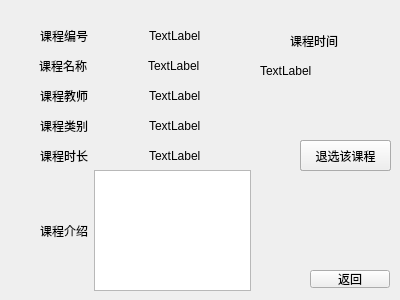
<?xml version="1.0" encoding="UTF-8"?>
<ui version="4.0">
 <class>courseBrowserWidget</class>
 <widget class="QWidget" name="courseBrowserWidget">
  <property name="geometry">
   <rect>
    <x>0</x>
    <y>0</y>
    <width>400</width>
    <height>300</height>
   </rect>
  </property>
  <property name="windowTitle">
   <string>Form</string>
  </property>
  <widget class="QPushButton" name="delButton">
   <property name="geometry">
    <rect>
     <x>300</x>
     <y>140</y>
     <width>91</width>
     <height>31</height>
    </rect>
   </property>
   <property name="text">
    <string>删除该课程</string>
   </property>
  </widget>
  <widget class="QPushButton" name="returnButton">
   <property name="geometry">
    <rect>
     <x>310</x>
     <y>270</y>
     <width>80</width>
     <height>18</height>
    </rect>
   </property>
   <property name="text">
    <string>返回</string>
   </property>
  </widget>
  <widget class="QPushButton" name="chooseButton">
   <property name="geometry">
    <rect>
     <x>300</x>
     <y>140</y>
     <width>91</width>
     <height>31</height>
    </rect>
   </property>
   <property name="text">
    <string>选择该课程</string>
   </property>
  </widget>
  <widget class="QWidget" name="horizontalLayoutWidget">
   <property name="geometry">
    <rect>
     <x>40</x>
     <y>20</y>
     <width>211</width>
     <height>31</height>
    </rect>
   </property>
   <layout class="QHBoxLayout" name="horizontalLayout">
    <item>
     <widget class="QLabel" name="label">
      <property name="text">
       <string>课程编号</string>
      </property>
     </widget>
    </item>
    <item>
     <widget class="QLabel" name="idlabel">
      <property name="text">
       <string>TextLabel</string>
      </property>
     </widget>
    </item>
   </layout>
  </widget>
  <widget class="QWidget" name="horizontalLayoutWidget_2">
   <property name="geometry">
    <rect>
     <x>39</x>
     <y>50</y>
     <width>211</width>
     <height>31</height>
    </rect>
   </property>
   <layout class="QHBoxLayout" name="horizontalLayout_2">
    <item>
     <widget class="QLabel" name="label_2">
      <property name="text">
       <string>课程名称</string>
      </property>
     </widget>
    </item>
    <item>
     <widget class="QLabel" name="namelabel">
      <property name="text">
       <string>TextLabel</string>
      </property>
     </widget>
    </item>
   </layout>
  </widget>
  <widget class="QWidget" name="horizontalLayoutWidget_3">
   <property name="geometry">
    <rect>
     <x>40</x>
     <y>80</y>
     <width>211</width>
     <height>31</height>
    </rect>
   </property>
   <layout class="QHBoxLayout" name="horizontalLayout_3">
    <item>
     <widget class="QLabel" name="label_3">
      <property name="text">
       <string>课程教师</string>
      </property>
     </widget>
    </item>
    <item>
     <widget class="QLabel" name="teacherlabel">
      <property name="text">
       <string>TextLabel</string>
      </property>
     </widget>
    </item>
   </layout>
  </widget>
  <widget class="QWidget" name="horizontalLayoutWidget_4">
   <property name="geometry">
    <rect>
     <x>40</x>
     <y>110</y>
     <width>211</width>
     <height>31</height>
    </rect>
   </property>
   <layout class="QHBoxLayout" name="horizontalLayout_4">
    <item>
     <widget class="QLabel" name="label_6">
      <property name="text">
       <string>课程类别</string>
      </property>
     </widget>
    </item>
    <item>
     <widget class="QLabel" name="typelabel">
      <property name="text">
       <string>TextLabel</string>
      </property>
     </widget>
    </item>
   </layout>
  </widget>
  <widget class="QWidget" name="horizontalLayoutWidget_5">
   <property name="geometry">
    <rect>
     <x>40</x>
     <y>140</y>
     <width>211</width>
     <height>31</height>
    </rect>
   </property>
   <layout class="QHBoxLayout" name="horizontalLayout_5">
    <item>
     <widget class="QLabel" name="label_4">
      <property name="text">
       <string>课程时长</string>
      </property>
     </widget>
    </item>
    <item>
     <widget class="QLabel" name="timelabel">
      <property name="text">
       <string>TextLabel</string>
      </property>
     </widget>
    </item>
   </layout>
  </widget>
  <widget class="QWidget" name="horizontalLayoutWidget_6">
   <property name="geometry">
    <rect>
     <x>40</x>
     <y>170</y>
     <width>211</width>
     <height>121</height>
    </rect>
   </property>
   <layout class="QHBoxLayout" name="horizontalLayout_6">
    <item>
     <widget class="QLabel" name="label_5">
      <property name="text">
       <string>课程介绍</string>
      </property>
     </widget>
    </item>
    <item>
     <widget class="QTextBrowser" name="introlabel"/>
    </item>
   </layout>
  </widget>
  <widget class="QPushButton" name="unchooseButton">
   <property name="geometry">
    <rect>
     <x>300</x>
     <y>140</y>
     <width>91</width>
     <height>31</height>
    </rect>
   </property>
   <property name="text">
    <string>退选该课程</string>
   </property>
  </widget>
  <widget class="QLabel" name="Namelabel">
   <property name="geometry">
    <rect>
     <x>290</x>
     <y>30</y>
     <width>51</width>
     <height>21</height>
    </rect>
   </property>
   <property name="text">
    <string>课程时间</string>
   </property>
  </widget>
  <widget class="QLabel" name="Timelabel">
   <property name="geometry">
    <rect>
     <x>260</x>
     <y>60</y>
     <width>131</width>
     <height>21</height>
    </rect>
   </property>
   <property name="text">
    <string>TextLabel</string>
   </property>
  </widget>
 </widget>
 <resources/>
 <connections/>
</ui>
